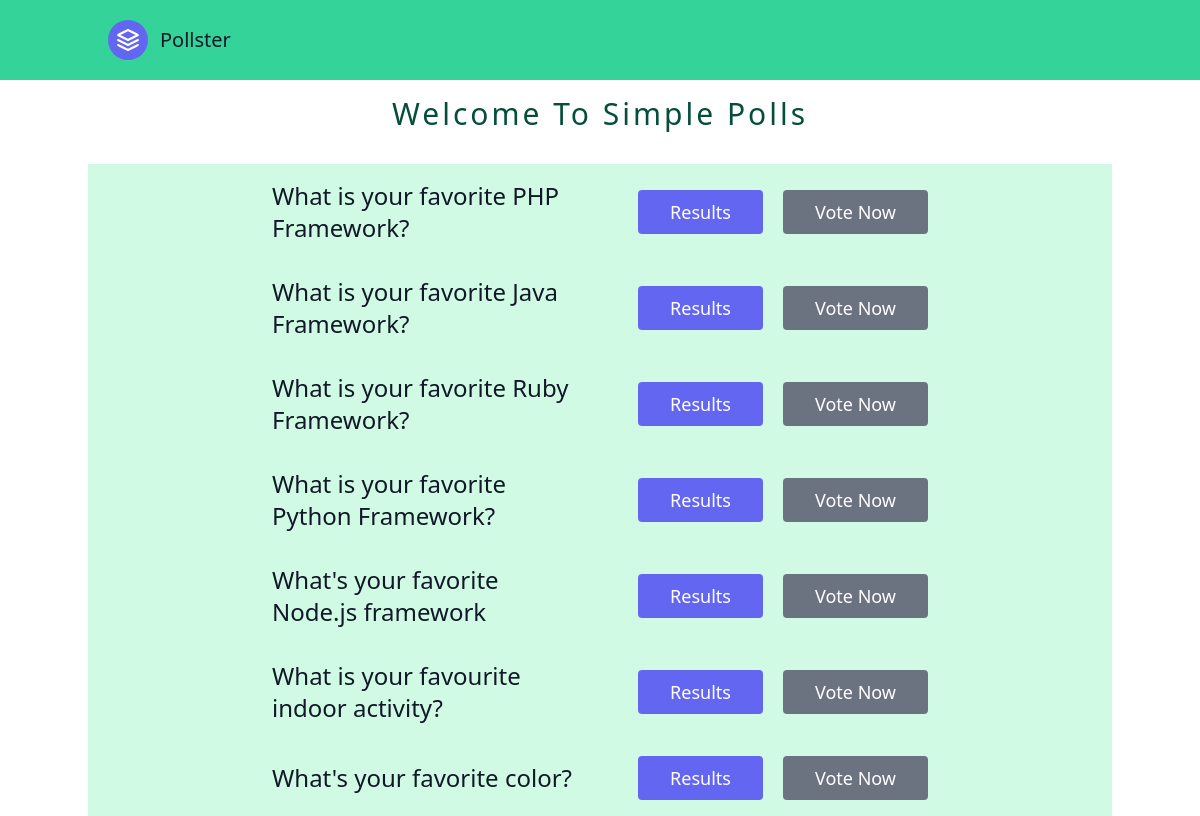
Before: / with the older database file.
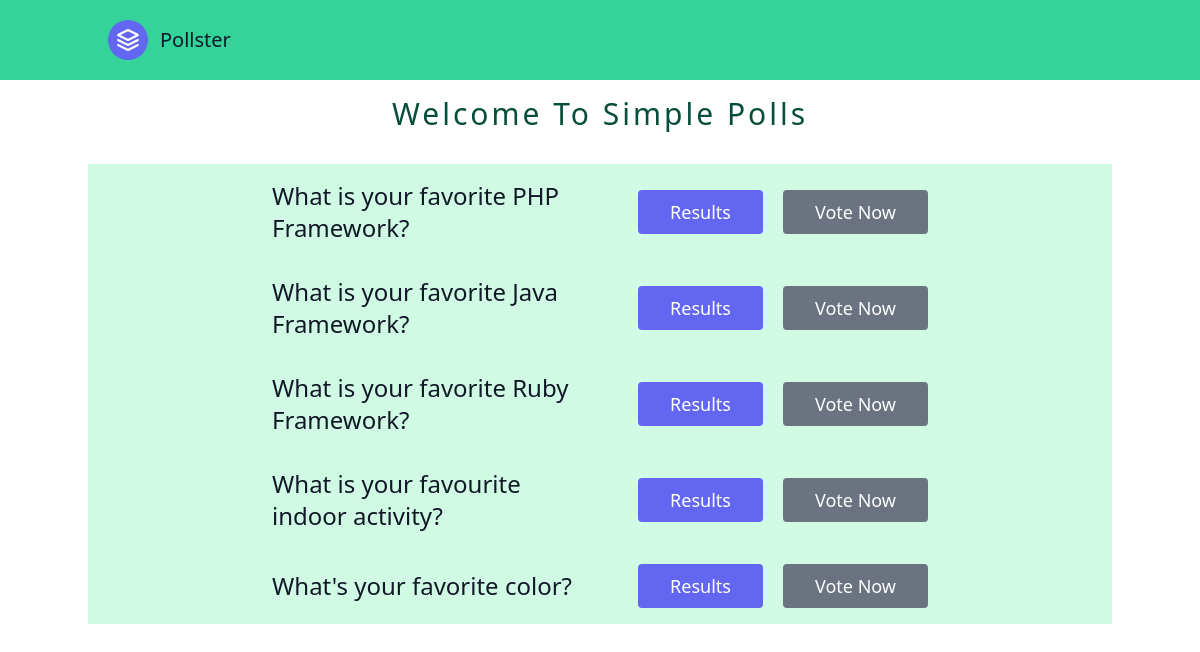
After: the same page with the newer database file.
### polls/models.py (models this page shows, shortened)
class Question(models.Model):
    question_text = models.CharField(max_length=200)
    pub_date = models.DateTimeField('date published')

### polls/views.py (the view)
# urls.py: path('',views.index,name='index'),
def index(request):
    questions =Question.objects.order_by('-pub_date')
    context = {
        'questions':questions
    }
    return render(request,'polls/index.html',context)

### polls/templates/polls/index.html
{% extends 'base.html' %}
{% block content %}
    <div class="flex flex-col text-center w-full mb-4 mt-4">
        <h1 class="sm:text-3xl text-9xl tracking-widest font-medium title-font mb-4 text-green-900">Welcome To Simple Polls</h1>
    </div>
    <section class="text-gray-600 body-font ">
    {% for question in questions %}
        <div class="container px-5 py-4 mx-auto bg-green-100">
            <div class="lg:w-2/3 flex flex-col sm:flex-row sm:items-center items-start mx-auto">
                <h1 class="flex-grow sm:pr-16 text-2xl font-medium title-font text-gray-900">
                    {{question.question_text}}
                </h1>
                <button class="flex-shrink-0 text-white bg-indigo-500 border-0 py-2 px-8 focus:outline-none hover:bg-indigo-600 rounded text-lg mt-10 sm:mt-0">
                    <a href="{% url 'polls:results' question.id %}">Results</a>
                </button>
                <button class="flex-shrink-0 text-white bg-gray-500 border-0 py-2 px-8 focus:outline-none hover:bg-gray-600 rounded text-lg mt-10 sm:mt-0 ml-5">
                    <a href="{% url 'polls:detail' question.id %}">Vote Now</a>
                </button>
            </div>
        </div>
    {% endfor %}
    </section>
{% endblock content %}

Changed rows visible on the page:
removed Question: question_text "What is your favorite Python Framework?"
removed Question: question_text "What's your favorite Node.js framework"
